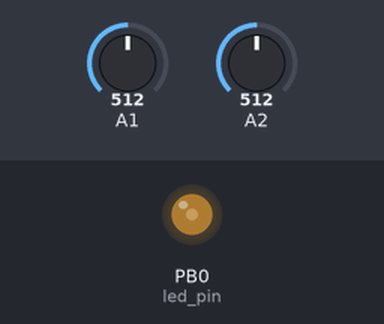
The sketch below on a simulated ATtiny85, built with avr-gcc and run on an emulated ATtiny85. Shown: output pins drawn as LEDs (lit = HIGH). The inputs (shaded band) are chosen by the test bench; at power-on: A2 = 512, A1 = 512.

Above: at 1.2 s.
1.3 s: A2 set to 128
At 4.1 s:
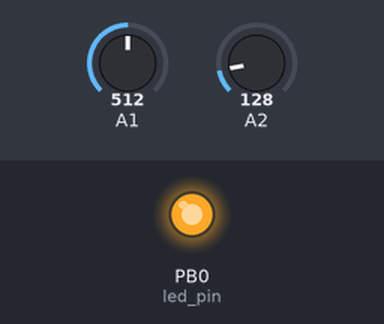
4.3 s: A2 set to 115
At 5.37 s:
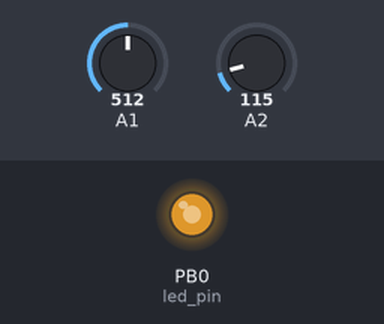
At 9.0 s:
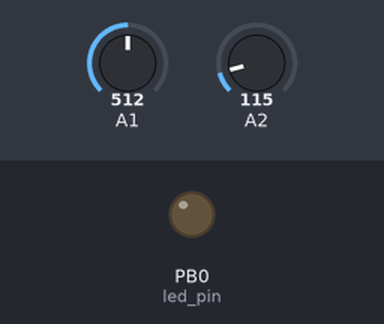
Timing chart, 0 to 10.5 s (numbered marks = the images above; inputs shaded):
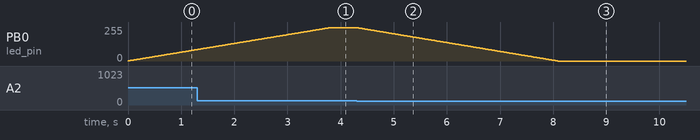

The sketch:

LampAttiny85.ino
```cpp
// Attiny 85

// int led_pin = 1;
// int sensor_pin = 0;

// void setup() {
//   pinMode(led_pin, OUTPUT);
//   pinMode(sensor_pin, INPUT);
// }

// void loop() {
//   if (digitalRead(sensor_pin) == HIGH) {
//     digitalWrite(led_pin, HIGH);
//   }
//   else {
//     digitalWrite(led_pin, LOW);
//   }

//   delay(50);
// }
```

Led_PIR_Attiny.ino
```cpp
// Attiny 85

enum State_Led {
  On,
  Off
};

int led_pin = 0;
int resistor_pin = 1; // Analog input pin = P2 - A1
int pir_pin = 2; // Digital input pin = P4 - A2
int current_power = 0;
int max_power  = 250;
int min_power = 0;
int fade = 15;
State_Led state_led;

void setup() {
  pinMode(led_pin, OUTPUT);
  pinMode(resistor_pin, INPUT);
  pinMode(pir_pin, INPUT);
}

void loop() {
  if (analogRead(pir_pin) > 120) {
    if (analogRead(resistor_pin) < 50 && state_led == Off) {
      state_led = On;
    }
  }
  else {
    state_led = Off;
  }

  if (state_led == On) {
    if (current_power != max_power) {
      current_power++;
    }
  }
  else {
    if (current_power != min_power) {
      current_power--;
    }
  }

  analogWrite(led_pin, current_power);
  delay(fade);
}
```

Measured:
- the behaviour switches between 121 and 120 on A2 (found by bisection; images 1 and 2)
- after the input at 4.3 s, PB0 (led_pin): moves from 250/255 to 0/255 over 3.8 s, starting at once
